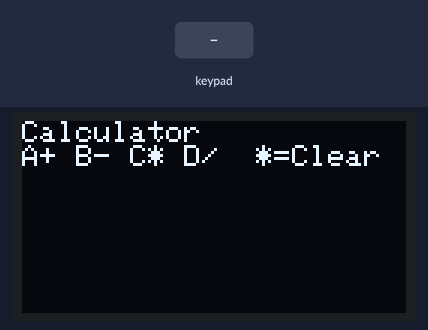
Recording of a sketch running on a simulated ESP32. Shown: 128×64 one-colour display. The inputs (shaded band) are chosen by the test bench.

Above: at 1.2 s.
1.3 s: keypad keys 1 3 1 2 1 4 2 7 A pressed 0.4 s apart
At 5.9 s:
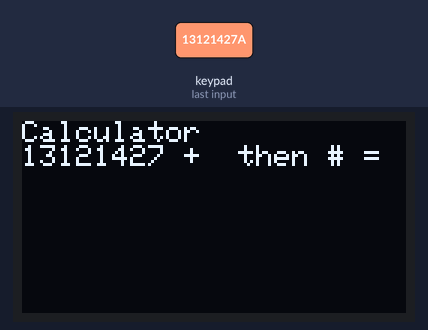
6.4 s: keypad keys 1 3 1 2 1 4 2 7 # pressed 0.4 s apart
At 10.8 s:
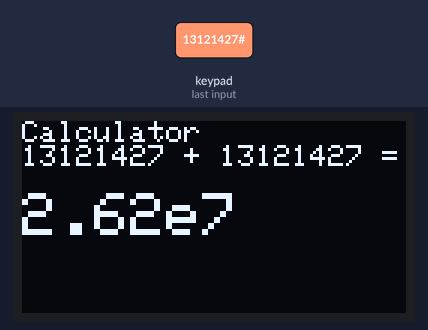
11.5 s: keypad keys 1 3 1 2 1 4 2 7 D pressed 0.4 s apart
At 16.2 s:
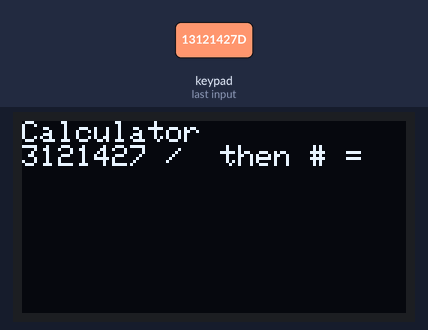
16.6 s: keypad keys 2 6 2 5 3 3 3 2 # pressed 0.4 s apart
At 21.1 s:
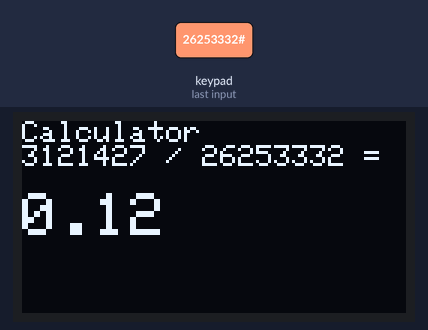
21.7 s: key '1' pressed
At 22.4 s:
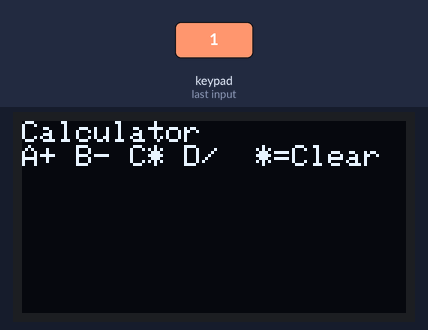
23.2 s: key '2' pressed
At 23.6 s:
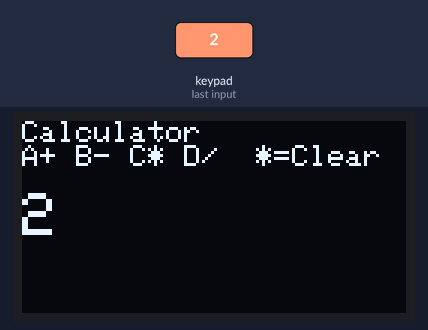
Timing chart, 0 to 25.7 s (numbered marks = the images above; inputs shaded):
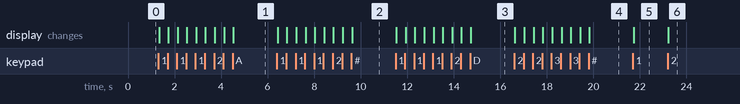

Measured:
- after the input at 1.3 s, the display: first changes at once (image 1 shows a later state)
- after the input at 6.4 s, the display: first changes at once (image 2 shows a later state)
- after the input at 11.5 s, the display: first changes at once (image 3 shows a later state)
- after the input at 16.6 s, the display: first changes at once (image 4 shows a later state)
- after the input at 21.7 s, the display: changes at once (image 5)
- after the input at 23.2 s, the display: changes at once (image 6)

The sketch:

bonus_3_big_numbers.ino
```cpp
// Project 07, Bonus 3 - Big Numbers
// Answers above 1,000,000 are shown like 1.23e9.
// Stage 1: type the first number, then A(+) B(-) C(*) D(/).
// Stage 2: type the second number, then # (=).  Stage 3: the answer.
// * clears at any time. Any key after an answer starts again.

#include <Wire.h>
#include <Adafruit_GFX.h>
#include <Adafruit_SSD1306.h>
#include <Keypad.h>

const byte ROWS = 4;
const byte COLS = 4;
char keys[ROWS][COLS] = {
  {'1', '2', '3', 'A'},
  {'4', '5', '6', 'B'},
  {'7', '8', '9', 'C'},
  {'*', '0', '#', 'D'}
};
byte rowPins[ROWS] = {13, 12, 14, 27};
byte colPins[COLS] = {26, 25, 33, 32};
Keypad keypad = Keypad(makeKeymap(keys), rowPins, colPins, ROWS, COLS);

const int SCREEN_WIDTH  = 128;
const int SCREEN_HEIGHT = 64;
Adafruit_SSD1306 display(SCREEN_WIDTH, SCREEN_HEIGHT, &Wire, -1);

int stage = 1;
String typed = "";
double num1 = 0;
double num2 = 0;
char operation = ' ';

void setup() {
  Serial.begin(115200);
  if (!display.begin(SSD1306_SWITCHCAPVCC, 0x3C)) {
    Serial.println("OLED not found");
  }
  display.setTextColor(SSD1306_WHITE);
  showScreen();
}

void loop() {
  char key = keypad.getKey();
  if (!key) return;

  if (key == '*' || stage == 3) {          // clear, or start again
    resetCalculator();
    showScreen();
    return;
  }

  if (key >= '0' && key <= '9') {
    if (typed.length() < 9) {
      typed += key;
    }
  } else if (stage == 1 && typed.length() > 0 && isOperationKey(key)) {
    num1 = typed.toDouble();
    operation = toSymbol(key);
    typed = "";
    stage = 2;
  } else if (stage == 2 && typed.length() > 0 && key == '#') {
    num2 = typed.toDouble();
    stage = 3;
  }
  showScreen();
}

bool isOperationKey(char k) {
  return k == 'A' || k == 'B' || k == 'C' || k == 'D';
}

char toSymbol(char k) {
  switch (k) {
    case 'A': return '+';
    case 'B': return '-';
    case 'C': return '*';
    default:  return '/';
  }
}

void resetCalculator() {
  stage = 1;
  typed = "";
  num1 = 0;
  num2 = 0;
  operation = ' ';
}

void showScreen() {
  display.clearDisplay();
  display.setTextSize(1);
  display.setCursor(0, 0);
  display.println("Calculator");

  if (stage == 1) {
    display.println("A+ B- C* D/  *=Clear");
    display.setTextSize(2);
    display.setCursor(0, 24);
    display.println(typed);
  } else if (stage == 2) {
    display.print(num1, 0);
    display.print(" ");
    display.print(operation);
    display.println("  then # =");
    display.setTextSize(2);
    display.setCursor(0, 24);
    display.println(typed);
  } else {
    display.print(num1, 0);
    display.print(" ");
    display.print(operation);
    display.print(" ");
    display.print(num2, 0);
    display.println(" =");
    display.setTextSize(2);
    display.setCursor(0, 24);
    if (operation == '/' && num2 == 0) {
      display.println("Error:");
      display.println("div by 0");
    } else {
      display.println(format(calculate()));
    }
  }
  display.display();
}

double calculate() {
  switch (operation) {
    case '+': return num1 + num2;
    case '-': return num1 - num2;
    case '*': return num1 * num2;
    default:  return num1 / num2;   // only called when num2 is not 0
  }
}

// Normal style for ordinary answers, scientific for huge ones
String format(double x) {
  if (fabs(x) <= 1000000) {
    return String(x, 2);
  }
  int power = floor(log10(fabs(x)));     // 1230000000 -> 9
  double front = x / pow(10, power);     // -> 1.23
  return String(front, 2) + "e" + String(power);
}
```
